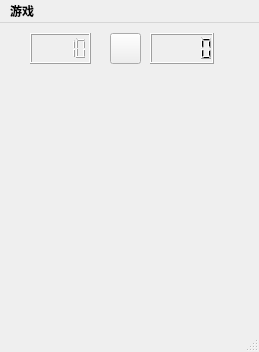
<?xml version="1.0" encoding="UTF-8"?>
<ui version="4.0">
 <class>MainWindow</class>
 <widget class="QMainWindow" name="MainWindow">
  <property name="windowModality">
   <enum>Qt::WindowModal</enum>
  </property>
  <property name="geometry">
   <rect>
    <x>0</x>
    <y>0</y>
    <width>259</width>
    <height>352</height>
   </rect>
  </property>
  <property name="font">
   <font>
    <weight>75</weight>
    <bold>true</bold>
   </font>
  </property>
  <property name="contextMenuPolicy">
   <enum>Qt::NoContextMenu</enum>
  </property>
  <property name="windowTitle">
   <string>扫雷     ——by：orall</string>
  </property>
  <widget class="QWidget" name="centralwidget">
   <widget class="QPushButton" name="pushButton">
    <property name="geometry">
     <rect>
      <x>110</x>
      <y>10</y>
      <width>31</width>
      <height>31</height>
     </rect>
    </property>
    <property name="font">
     <font>
      <family>Microsoft YaHei UI Light</family>
      <weight>75</weight>
      <bold>true</bold>
     </font>
    </property>
    <property name="text">
     <string/>
    </property>
   </widget>
   <widget class="QLCDNumber" name="lcdNumber">
    <property name="geometry">
     <rect>
      <x>150</x>
      <y>10</y>
      <width>64</width>
      <height>31</height>
     </rect>
    </property>
    <property name="font">
     <font>
      <family>Arial</family>
      <pointsize>9</pointsize>
      <weight>50</weight>
      <bold>false</bold>
     </font>
    </property>
    <property name="frameShape">
     <enum>QFrame::Box</enum>
    </property>
    <property name="frameShadow">
     <enum>QFrame::Raised</enum>
    </property>
    <property name="lineWidth">
     <number>1</number>
    </property>
    <property name="midLineWidth">
     <number>0</number>
    </property>
   </widget>
   <widget class="QLCDNumber" name="lcdNumber_2">
    <property name="geometry">
     <rect>
      <x>30</x>
      <y>10</y>
      <width>61</width>
      <height>31</height>
     </rect>
    </property>
    <property name="font">
     <font>
      <weight>50</weight>
      <bold>false</bold>
     </font>
    </property>
    <property name="frameShape">
     <enum>QFrame::Box</enum>
    </property>
    <property name="frameShadow">
     <enum>QFrame::Raised</enum>
    </property>
    <property name="lineWidth">
     <number>1</number>
    </property>
    <property name="digitCount">
     <number>5</number>
    </property>
    <property name="intValue" stdset="0">
     <number>10</number>
    </property>
   </widget>
  </widget>
  <widget class="QMenuBar" name="menubar">
   <property name="geometry">
    <rect>
     <x>0</x>
     <y>0</y>
     <width>259</width>
     <height>25</height>
    </rect>
   </property>
   <widget class="QMenu" name="menu">
    <property name="title">
     <string>游戏</string>
    </property>
    <addaction name="separator"/>
    <addaction name="action_2"/>
    <addaction name="action_4"/>
    <addaction name="action_5"/>
    <addaction name="action_6"/>
    <addaction name="separator"/>
   </widget>
   <addaction name="menu"/>
  </widget>
  <widget class="QStatusBar" name="statusbar"/>
  <action name="action_2">
   <property name="text">
    <string>初级</string>
   </property>
  </action>
  <action name="action_4">
   <property name="text">
    <string>中级</string>
   </property>
  </action>
  <action name="action_5">
   <property name="text">
    <string>高级</string>
   </property>
  </action>
  <action name="action_6">
   <property name="text">
    <string>游戏说明</string>
   </property>
  </action>
 </widget>
 <resources/>
 <connections/>
</ui>
